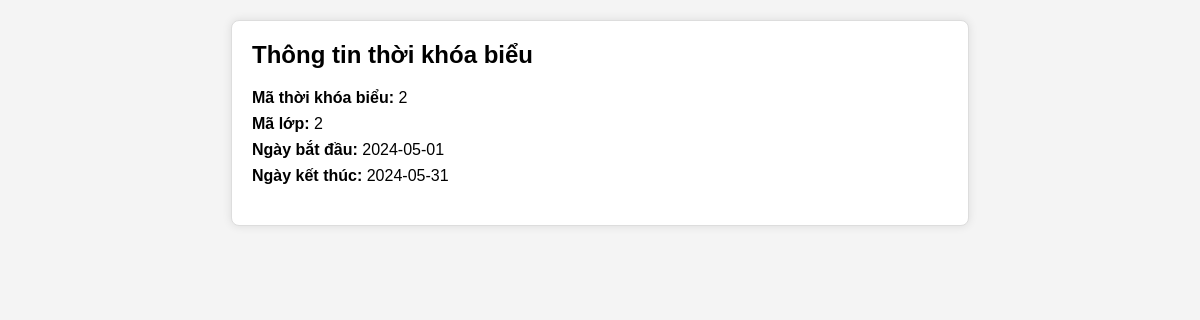
The app's page /thoikhoabieu.php?matkb=2 with its own data.
### tables this page shows
CREATE TABLE `thoikhoabieu` (
  `matkb` int(11) NOT NULL,
  `Malop` int(11) NOT NULL,
  `ngaybatdau` date NOT NULL,
  `ngayketthuc` date NOT NULL
);

### thoikhoabieu.php (the view, shortened to what this page needs)
<?php
include 'db_connect.php';
$matkb = isset($_GET['matkb']) ? $_GET['matkb'] : '';
$sql = "SELECT * FROM thoikhoabieu WHERE matkb = :matkb";
$stmt = $conn->prepare($sql);
$stmt->bindParam(':matkb', $matkb);
$stmt->execute();
$result = $stmt->fetch(PDO::FETCH_ASSOC);
?>
<!DOCTYPE html>
<html lang="en">
<head>
</head>
<body>
    <div class="container">
        <h2>Thông tin thời khóa biểu</h2>
        <div class="info">
            <p><strong>Mã thời khóa biểu:</strong> <?php echo $result['matkb']; ?></p>
            <p><strong>Mã lớp:</strong> <?php echo $result['Malop']; ?></p>
            <p><strong>Ngày bắt đầu:</strong> <?php echo $result['ngaybatdau']; ?></p>
            <p><strong>Ngày kết thúc:</strong> <?php echo $result['ngayketthuc']; ?></p>
        </div>
    </div>
</body>
</html>

### thoikhoabieu.php (style rules this page uses)
body { font-family: Arial, sans-serif; margin: 0; padding: 20px; background-color: #f4f4f4; }
.container { width: 60%; margin: auto; background-color: #fff; border: 1px solid #ddd; border-radius: 8px; box-shadow: 0 0 10px rgba(0, 0, 0, 0.1); padding: 20px; }
h2 { margin-top: 0; }
.info { margin-bottom: 20px; }
.info p { margin: 8px 0; }

### records on screen
thoikhoabieu: matkb "2", Malop "2", ngaybatdau "2024-05-01", ngayketthuc "2024-05-31"
